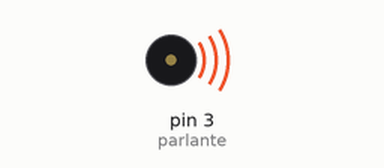
Recording of a sketch running on a simulated Arduino Uno, built with avr-gcc and run on an emulated ATmega328P. Parts: buzzer (waves = sounding).

Above: at 2.0 s.
At 5.0 s:
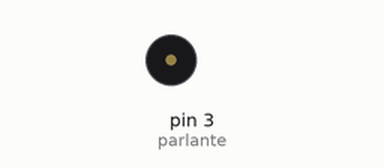
Timing chart, 0 to 7.8 s (numbered marks = the images above):
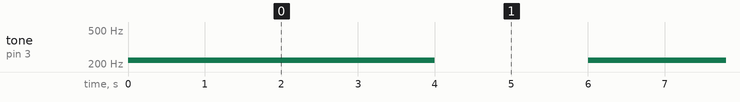

The sketch:

altavoz.ino
```cpp
int parlante=3;
void setup() {
  // put your setup code here, to run once:

}

void loop() {
  // put your main code here, to run repeatedly:
  tone(parlante,220);
  delay(4000);
  noTone(parlante);
  delay(2000);
}
```

Measured:
- by itself, tone on pin 3 (parlante): alternates 220 Hz for 4.0 s and silent for 2.0 s
